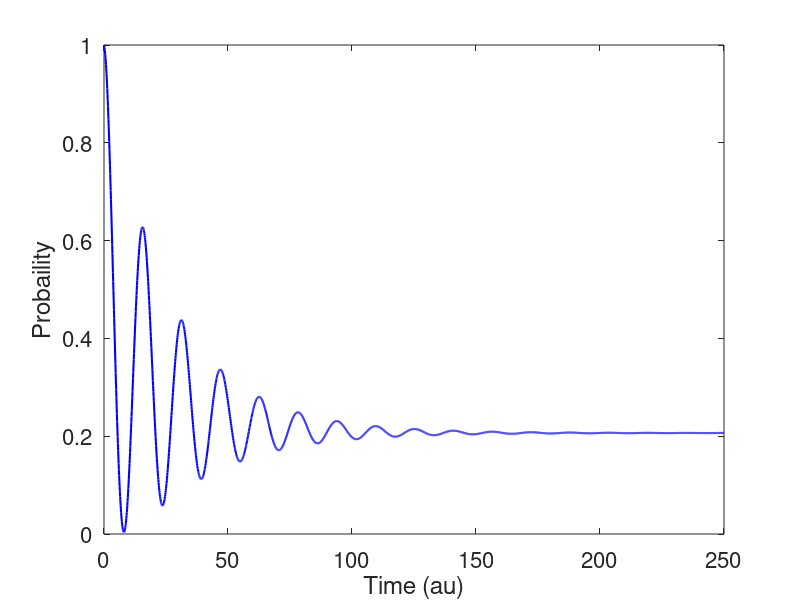

This figure's MATLAB source:
% This matlab code studies the Lindblad master equation defining
% interaction between atom and cavity in terms of the dissipative
% atom-field dynamics. 
% 
% Time evolution is obtained with the 2nd-order Runge-Kutta approach.
% 
% Atom and field hamiltonian is the Jaynes-Cummings (JC) model:
% H_JC = 0.5 * hbar * wa * sigma_z + hbar * wf * a^{+} * a + hbar * g * (sigma_minus * a^{+} + sigma_{+} * a); 
%
% The Lindblad master equation:
%   drho/dt = -(i/hbar)*[H_JC, rho] + L_cavity(rho) + L_atom(rho)
% where, 
%   L_cavity(rho) = 0.5 * kappa * (2 * a * rho * a^{+} - rho * a^{+} * a - a^{+} * a * rho)
%   L_atom(rho) = 0.5 * gamma * (2 * sigma_minus * rho * sigma_plus - rho * sigma_plus * sigma_minus - sigma_plus * sigma_minus * rho)
%
% An initial state of the field: a coherent state and atomic excited state.
% 
% Output: P_ex_st(t) = <es_st | rho(t) | ex_st >, where rho = |psi> <psi|. 
%
%  References: [1] N. Meher J. Phys. B: At. Mol. Opt. Phys. 57 073001 (2024); 
%              [2] H. J. Carmichael, Statistical Methods in Quantum Optics 1: 
%                  Master Equations and Fokker-Planck Equations (Springer, 1999).
%              [3] G. Lindblad, Communications in Mathematical Physics 48, 119 (1976). 
% 
% The atomic unit (au) is used in the calculation. 
%
% Written by Tsogbayar Tsednee (PhD)
% Email: tsog215@gmail.com
% Dec 6, 2024 & University of North Dakota 
%
function [] = Lindblad_master_equation_1
%
clear; clc; format short
%
n_max = 20.;
%
a_ann = diag(sqrt(1:n_max-1),1);  % a          & annihilation operator for EM field
a_cr = a_ann';                    % a^{dagger} & creation operator for EM field
N_op = a_cr * a_ann;              % N = a^{dagger} * a
%
[Vec,En] = eig(N_op);                                     % Eigenvalue problem: N|n> = n|n>
En = diag(En);
[foo, ij] = sort(En);
En = En(ij);
[En(1),En(2),En(3),En(4),En(5)] % eigenvalues: 0, 1, 2, ...
% [En(1),En(2),En(3),En(4),En(5)]
% 0    1.0000    2.0000    3.0000    4.0000
% E0 = 0 + 0.5; 
%
Vacuum = Vec(:,1);
n1 = Vec(:,2);    % one-photon state & |1 >
n2 = Vec(:,3);    % two-photon state & |2 >
n3 = Vec(:,4);    % three-photon state & |3 >

Vec(:,1:5);
%%%

%%%%%%%%%%%%%%%
hbar = 1.;
wa = 1.0; % atomic frequency
wf = 1.0; % EM field frequency
g = 0.20; % coupling constant
kappa = 0.050; % cavity decay rate
gamma = 0.020; % atomic decay rate
%
sigma_z = [1, 0;
           0, -1];
%
sigma_plus = [0, 1;
              0, 0];
%
sigma_minus = [0, 0;
               1, 0];
%
gr_st = [0;
         1]; % ground state
ex_st = [1;
         0]; % excited state
%
Ia = eye(2); % identity matrix for the atom
If = eye(n_max); % identity matrix for the EM field
%
H_atom = 0.5 * hbar * wa * kron(sigma_z, If); % atomic Hamiltonian
H_field = hbar * wf * kron(Ia, a_cr * a_ann); % EM field Hamiltonian
H_interaction = hbar * g * (kron(sigma_plus, a_ann) + kron(sigma_minus, a_cr)); % interaction Hamiltonian
%
H_total_JC = H_atom + H_field + H_interaction; % total JC Hamiltonian
%
n_ph = 1.; % initial number of photons in the cavity
%
psi = kron(ex_st, If(:,n_ph)); % atom in excited state and cavity in vacuum
%
rho = psi * psi';  % initial density matrix 
%
dt = 0.10; % time step
ci = sqrt(-1.);
%
T_final = 250.;
T_time = 0:dt:T_final;
%
an_op = kron(Ia, a_ann);
acr_op = kron(Ia, a_cr);
%
sigma_minus_op = kron(If, sigma_minus);
sigma_plus_op = kron(If, sigma_plus);
%
for t = 1:length(T_time)
    %
    Prob_ex_st(t) = conj(kron(ex_st, If(:,n_ph)))' * rho * kron(ex_st, If(:,n_ph)); % probability of atom in |ex_st>
    K1 = -ci*(H_total_JC * rho - rho * H_total_JC) + ...
              0.5 * kappa * (2 * an_op * rho * acr_op - acr_op * an_op * rho - rho * acr_op * an_op ) + ...
              0.5 * gamma * (2 * sigma_minus_op * rho * sigma_plus_op - sigma_plus_op * sigma_minus_op * rho - ...
                             rho * sigma_plus_op * sigma_minus_op); 
    rho1 = rho + dt * K1;
    %
    K2 = -ci*(H_total_JC * rho1 - rho1 * H_total_JC) + ...
              0.5 * kappa * (2 * an_op * rho1 * acr_op - acr_op * an_op * rho1 - rho1 * acr_op * an_op ) + ...
              0.5 * gamma * (2 * sigma_minus_op * rho1 * sigma_plus_op - sigma_plus_op * sigma_minus_op * rho1 - ...
                             rho1 * sigma_plus_op * sigma_minus_op);     
    %
    rho = rho + 0.5 * dt * (K1 + K2); 
    %
end
%

figure(1)
plot(T_time, abs(Prob_ex_st), 'b-', 'LineWidth',1.5)
xlabel('Time (au)')
ylabel('Probaility') % 
set(gca,'FontSize',16)
%axis([0 n_max, 0 0.18])
box on


%%%
return
end
